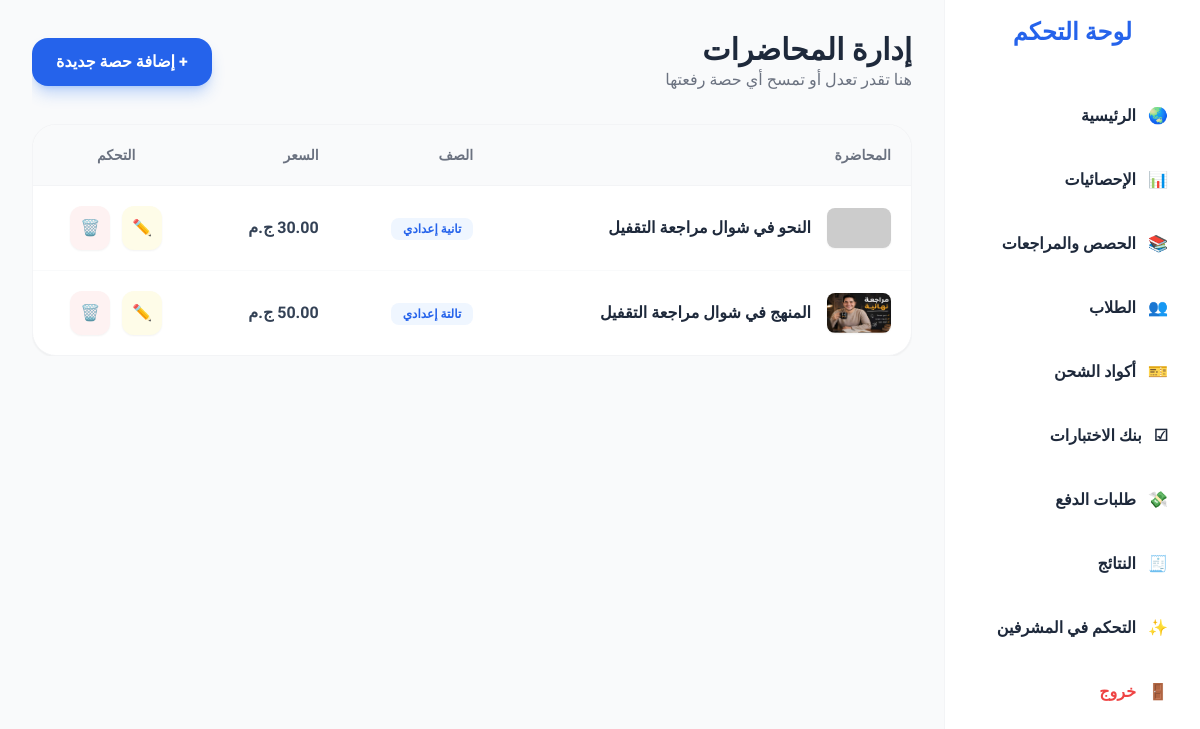
/admin/manage_lectures.php (signed in), run on the app's committed database.
### tables this page shows
CREATE TABLE `lectures` (
  `id` int(11) NOT NULL,
  `title` varchar(255) NOT NULL,
  `description` text DEFAULT NULL,
  `subject` varchar(100) DEFAULT NULL,
  `thumbnail` varchar(255) DEFAULT 'default.jpg',
  `video_url` varchar(255) DEFAULT NULL,
  `pdf_link` varchar(255) DEFAULT NULL,
  `duration` varchar(50) DEFAULT NULL,
  `price` decimal(10,2) DEFAULT 0.00,
  `target_grade` int(11) DEFAULT 3,
  `content_type` enum('lesson','revision') DEFAULT 'lesson',
  `is_active` tinyint(4) DEFAULT 1,
  `created_at` timestamp NOT NULL DEFAULT current_timestamp(),
  `quiz_id` int(11) DEFAULT NULL
);

### admin/manage_lectures.php (the view, shortened to what this page needs)
<?php
require_once 'header.php';
$lectures = $pdo->query("SELECT * FROM lectures ORDER BY id DESC")->fetchAll();
?>
<div class="flex-1 w-full max-w-full overflow-x-hidden">
    <div class="flex flex-col md:flex-row justify-between items-start md:items-center gap-4 mb-8">
        <div>
            <h1 class="text-2xl md:text-3xl font-black text-slate-800 dark:text-white">إدارة المحاضرات</h1>
            <p class="text-gray-500 text-sm md:text-base">هنا تقدر تعدل أو تمسح أي حصة رفعتها</p>
        </div>
        <a href="add_lecture.php" class="w-full md:w-auto text-center bg-blue-600 text-white px-6 py-3 rounded-2xl font-bold shadow-lg shadow-blue-500/30 hover:scale-105 transition active:scale-95">
            + إضافة حصة جديدة
        </a>
    </div>
    <div class="bg-white dark:bg-slate-800 rounded-3xl shadow-sm border border-gray-100 dark:border-slate-700 overflow-hidden">
        <div class="overflow-x-auto w-full custom-scrollbar">
            <table class="w-full text-right min-w-[650px]">
                <thead class="bg-gray-50 dark:bg-slate-700/50 border-b border-gray-100 dark:border-slate-700">
                    <tr class="text-xs md:text-sm font-black text-gray-500 dark:text-gray-300">
                        <th class="p-5">المحاضرة</th>
                        <th class="p-5">الصف</th>
                        <th class="p-5">السعر</th>
                        <th class="p-5 text-center">التحكم</th>
                    </tr>
                </thead>
                <tbody class="divide-y divide-gray-50 dark:divide-slate-700 text-sm md:text-base">
                    <?php foreach($lectures as $lec): ?>
                    <tr class="hover:bg-gray-50/50 dark:hover:bg-slate-700/20 transition-colors">
                        <td class="p-5">
                            <div class="flex items-center gap-4">
                                <img src="../uploads/posters/<?php echo htmlspecialchars($lec['thumbnail'] ?? 'default.jpg'); ?>"
                                    class="w-16 h-10 object-cover rounded-lg shadow-sm flex-shrink-0"
                                    onerror="this.src='https://placehold.co/100x60?text=No+Img'">
                                <span class="font-bold text-slate-800 dark:text-white whitespace-nowrap">
                                    <?php echo $lec['title']; ?>
                                </span>
                            </div>
                        </td>
                        <td class="p-5">
                            <span class="bg-blue-50 dark:bg-blue-900/30 text-blue-600 dark:text-blue-400 px-3 py-1 rounded-lg text-xs font-black whitespace-nowrap">
                                <?php
                                    $grades_names = [
                                        1 => 'أولى إعدادي', 2 => 'تانية إعدادي', 3 => 'تالتة إعدادي',
                                        4 => 'أولى ثانوي', 5 => 'تانية ثانوي', 6 => 'تالتة ثانوي'
                                    ];
                                    echo $grades_names[$lec['target_grade']] ?? 'غير محدد';
                                ?>
                            </span>
                        </td>
                        <td class="p-5 font-black text-slate-700 dark:text-slate-200 whitespace-nowrap">
                            <?php echo number_format($lec['price'], 2); ?> ج.م
                        </td>
                        <td class="p-5">
                            <div class="flex justify-center gap-3">
                                <a href="edit_lecture.php?id=<?php echo $lec['id']; ?>"
                                   class="p-2.5 bg-yellow-50 dark:bg-yellow-900/20 text-yellow-600 dark:text-yellow-400 rounded-xl hover:bg-yellow-100 transition shadow-sm"
                                   title="تعديل">
                                    ✏️
                                </a>
                                <a href="?delete=<?php echo $lec['id']; ?>"
                                   onclick="return confirm('هل أنت متأكد من حذف هذه المحاضرة؟ لا يمكن التراجع!')"
                                   class="p-2.5 bg-red-50 dark:bg-red-900/20 text-red-600 dark:text-red-400 rounded-xl hover:bg-red-100 transition shadow-sm"
                                   title="حذف">
                                    🗑️
                                </a>
                            </div>
                        </td>
                    </tr>
                    <?php endforeach; ?>
                </tbody>
            </table>
        </div>
    </div>
</div>
<?php
echo "</main></div></body></html>";
?>

### admin/header.php (style rules this page uses)
body { font-family: 'IBM Plex Sans Arabic', sans-serif; }

### data on the page
lectures: title "النحو في شوال مراجعة التقفيل", target_grade "تانية إعدادي", price "30.00"
lectures: thumbnail (picture), title "المنهج في شوال مراجعة التقفيل", target_grade "تالتة إعدادي", price "50.00"
